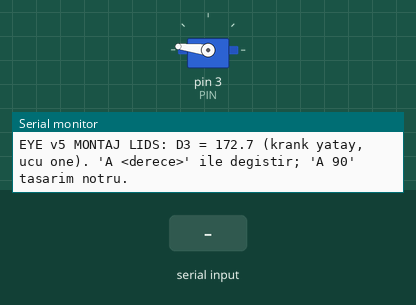
Recording of a sketch running on a simulated Arduino Uno, built with avr-gcc and run on an emulated ATmega328P. Parts: servo, the last lines printed to the serial monitor. Inputs (shaded band) come from the test bench.

Above: at 1.2 s.
1.3 s: "A90\n" received over Serial
At 2.1 s:
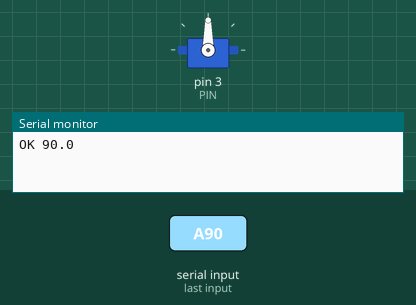
2.8 s: "A,45\n" received over Serial
At 4.1 s:
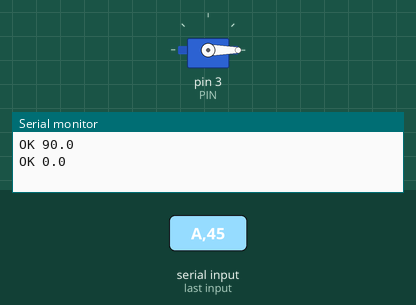
Timing chart, 0 to 5.8 s (numbered marks = the images above; inputs shaded):
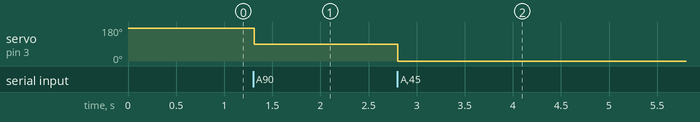

Measured:
- after the input at 1.3 s, servo on pin 3 (PIN): 173° → 90° at once
- after the input at 2.8 s, servo on pin 3 (PIN): 90° → 0° at once

The sketch:

montaj_lids_d3.ino
```cpp
// Project Eye v5 - montaj yardimcisi: LIDS servosu (gecici olarak D3'te).
// Acilista servo 172.7 dereceye gider: modelde kapak kranki bu acida TAM YATAY, ucu robotun ONUNE bakar
// (kin.py: phi = LS_A_PHI0 + b = 0; servo = 90 + (b - B_MID) = 90 + (70.4 + 12.29)).
// Kranki bu anda yere paralel, ucu one bakacak sekilde tak. Sonra seri porttan "A 90" -> tasarim notru
// (krank asagi, dikeyden ~7 derece one). Aci esleme ana firmware ile ayni (544..2400 us).
// DIKKAT: lamalar (link_up/link_lo) krank'a BAGLI DEGILKEN kullan; 172.7 kapak sinirinin (77.7..102.3) cok disinda.
#include <Servo.h>
const uint8_t PIN = 3;
const float YATAY = 172.7f;
Servo s;
float aci = YATAY;
void yaz(float d) { s.writeMicroseconds((int)(544 + d / 180.0f * (2400 - 544) + 0.5f)); }
void setup() {
  Serial.begin(115200);
  s.attach(PIN, 544, 2400);
  yaz(aci);
  Serial.println(F("EYE v5 MONTAJ LIDS: D3 = 172.7 (krank yatay, ucu one). 'A <derece>' ile degistir; 'A 90' tasarim notru."));
}
void loop() {
  static char buf[24]; static uint8_t n = 0;
  while (Serial.available()) {
    char c = Serial.read();
    if (c == '\n' || c == '\r') {
      buf[n] = 0;
      if (n > 1 && buf[0] == 'A') { float d = atof(buf + 1); if (d >= 0 && d <= 180) { aci = d; Serial.print(F("OK ")); Serial.println(aci, 1); } else Serial.println(F("ERR 0-180")); }
      n = 0;
    } else if (n < sizeof(buf) - 1) buf[n++] = c;
  }
  yaz(aci);
  delay(20);
}
```
